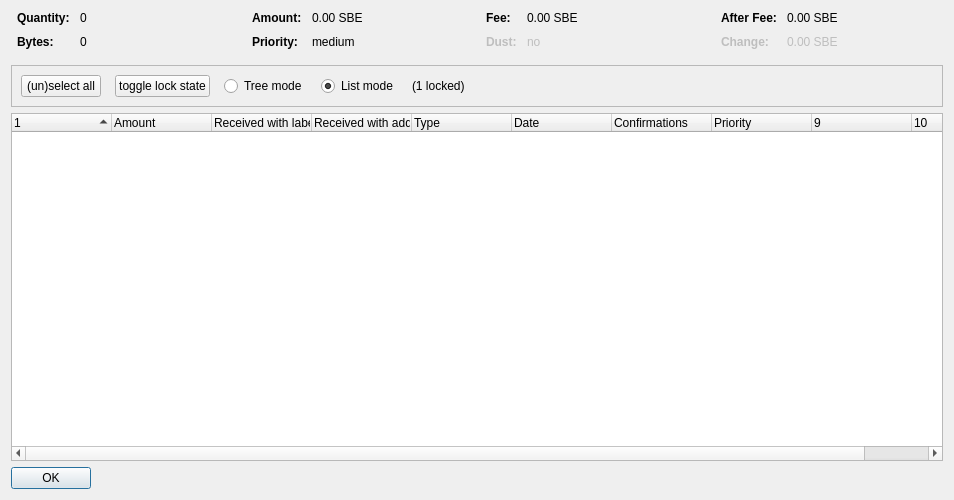
<?xml version="1.0" encoding="UTF-8"?>
<ui version="4.0">
 <class>CoinControlDialog</class>
 <widget class="QDialog" name="CoinControlDialog">
  <property name="geometry">
   <rect>
    <x>0</x>
    <y>0</y>
    <width>954</width>
    <height>500</height>
   </rect>
  </property>
  <property name="windowTitle">
   <string>Coin Selection</string>
  </property>
  <layout class="QVBoxLayout" name="verticalLayout">
   <item>
    <layout class="QHBoxLayout" name="horizontalLayoutTop" stretch="0,0,0,0">
     <property name="topMargin">
      <number>0</number>
     </property>
     <property name="bottomMargin">
      <number>10</number>
     </property>
     <item>
      <layout class="QFormLayout" name="formLayoutCoinControl1">
       <property name="horizontalSpacing">
        <number>10</number>
       </property>
       <property name="verticalSpacing">
        <number>10</number>
       </property>
       <property name="leftMargin">
        <number>6</number>
       </property>
       <property name="rightMargin">
        <number>6</number>
       </property>
       <item row="0" column="0">
        <widget class="QLabel" name="labelCoinControlQuantityText">
         <property name="font">
          <font>
           <weight>75</weight>
           <bold>true</bold>
          </font>
         </property>
         <property name="text">
          <string>Quantity:</string>
         </property>
        </widget>
       </item>
       <item row="0" column="1">
        <widget class="QLabel" name="labelCoinControlQuantity">
         <property name="cursor">
          <cursorShape>IBeamCursor</cursorShape>
         </property>
         <property name="contextMenuPolicy">
          <enum>Qt::ActionsContextMenu</enum>
         </property>
         <property name="text">
          <string notr="true">0</string>
         </property>
         <property name="textInteractionFlags">
          <set>Qt::LinksAccessibleByMouse|Qt::TextSelectableByKeyboard|Qt::TextSelectableByMouse</set>
         </property>
        </widget>
       </item>
       <item row="1" column="0">
        <widget class="QLabel" name="labelCoinControlBytesText">
         <property name="font">
          <font>
           <weight>75</weight>
           <bold>true</bold>
          </font>
         </property>
         <property name="text">
          <string>Bytes:</string>
         </property>
        </widget>
       </item>
       <item row="1" column="1">
        <widget class="QLabel" name="labelCoinControlBytes">
         <property name="cursor">
          <cursorShape>IBeamCursor</cursorShape>
         </property>
         <property name="contextMenuPolicy">
          <enum>Qt::ActionsContextMenu</enum>
         </property>
         <property name="text">
          <string notr="true">0</string>
         </property>
         <property name="textInteractionFlags">
          <set>Qt::LinksAccessibleByMouse|Qt::TextSelectableByKeyboard|Qt::TextSelectableByMouse</set>
         </property>
        </widget>
       </item>
      </layout>
     </item>
     <item>
      <layout class="QFormLayout" name="formLayoutCoinControl2">
       <property name="horizontalSpacing">
        <number>10</number>
       </property>
       <property name="verticalSpacing">
        <number>10</number>
       </property>
       <property name="leftMargin">
        <number>6</number>
       </property>
       <property name="rightMargin">
        <number>6</number>
       </property>
       <item row="0" column="0">
        <widget class="QLabel" name="labelCoinControlAmountText">
         <property name="font">
          <font>
           <weight>75</weight>
           <bold>true</bold>
          </font>
         </property>
         <property name="text">
          <string>Amount:</string>
         </property>
        </widget>
       </item>
       <item row="0" column="1">
        <widget class="QLabel" name="labelCoinControlAmount">
         <property name="cursor">
          <cursorShape>IBeamCursor</cursorShape>
         </property>
         <property name="contextMenuPolicy">
          <enum>Qt::ActionsContextMenu</enum>
         </property>
         <property name="text">
          <string notr="true">0.00 SBE</string>
         </property>
         <property name="textInteractionFlags">
          <set>Qt::LinksAccessibleByMouse|Qt::TextSelectableByKeyboard|Qt::TextSelectableByMouse</set>
         </property>
        </widget>
       </item>
       <item row="1" column="0">
        <widget class="QLabel" name="labelCoinControlPriorityText">
         <property name="font">
          <font>
           <weight>75</weight>
           <bold>true</bold>
          </font>
         </property>
         <property name="text">
          <string>Priority:</string>
         </property>
        </widget>
       </item>
       <item row="1" column="1">
        <widget class="QLabel" name="labelCoinControlPriority">
         <property name="cursor">
          <cursorShape>IBeamCursor</cursorShape>
         </property>
         <property name="contextMenuPolicy">
          <enum>Qt::ActionsContextMenu</enum>
         </property>
         <property name="text">
          <string>medium</string>
         </property>
         <property name="textInteractionFlags">
          <set>Qt::LinksAccessibleByMouse|Qt::TextSelectableByKeyboard|Qt::TextSelectableByMouse</set>
         </property>
        </widget>
       </item>
      </layout>
     </item>
     <item>
      <layout class="QFormLayout" name="formLayoutCoinControl3">
       <property name="horizontalSpacing">
        <number>10</number>
       </property>
       <property name="verticalSpacing">
        <number>10</number>
       </property>
       <property name="leftMargin">
        <number>6</number>
       </property>
       <property name="rightMargin">
        <number>6</number>
       </property>
       <item row="0" column="0">
        <widget class="QLabel" name="labelCoinControlFeeText">
         <property name="font">
          <font>
           <weight>75</weight>
           <bold>true</bold>
          </font>
         </property>
         <property name="text">
          <string>Fee:</string>
         </property>
        </widget>
       </item>
       <item row="0" column="1">
        <widget class="QLabel" name="labelCoinControlFee">
         <property name="cursor">
          <cursorShape>IBeamCursor</cursorShape>
         </property>
         <property name="contextMenuPolicy">
          <enum>Qt::ActionsContextMenu</enum>
         </property>
         <property name="text">
          <string notr="true">0.00 SBE</string>
         </property>
         <property name="textInteractionFlags">
          <set>Qt::LinksAccessibleByMouse|Qt::TextSelectableByKeyboard|Qt::TextSelectableByMouse</set>
         </property>
        </widget>
       </item>
       <item row="1" column="0">
        <widget class="QLabel" name="labelCoinControlLowOutputText">
         <property name="enabled">
          <bool>false</bool>
         </property>
         <property name="font">
          <font>
           <weight>75</weight>
           <bold>true</bold>
          </font>
         </property>
         <property name="text">
          <string>Dust:</string>
         </property>
        </widget>
       </item>
       <item row="1" column="1">
        <widget class="QLabel" name="labelCoinControlLowOutput">
         <property name="enabled">
          <bool>false</bool>
         </property>
         <property name="cursor">
          <cursorShape>IBeamCursor</cursorShape>
         </property>
         <property name="contextMenuPolicy">
          <enum>Qt::ActionsContextMenu</enum>
         </property>
         <property name="text">
          <string>no</string>
         </property>
         <property name="textInteractionFlags">
          <set>Qt::LinksAccessibleByMouse|Qt::TextSelectableByKeyboard|Qt::TextSelectableByMouse</set>
         </property>
        </widget>
       </item>
      </layout>
     </item>
     <item>
      <layout class="QFormLayout" name="formLayoutCoinControl4">
       <property name="horizontalSpacing">
        <number>10</number>
       </property>
       <property name="verticalSpacing">
        <number>10</number>
       </property>
       <property name="leftMargin">
        <number>6</number>
       </property>
       <property name="rightMargin">
        <number>6</number>
       </property>
       <item row="0" column="0">
        <widget class="QLabel" name="labelCoinControlAfterFeeText">
         <property name="font">
          <font>
           <weight>75</weight>
           <bold>true</bold>
          </font>
         </property>
         <property name="text">
          <string>After Fee:</string>
         </property>
        </widget>
       </item>
       <item row="0" column="1">
        <widget class="QLabel" name="labelCoinControlAfterFee">
         <property name="cursor">
          <cursorShape>IBeamCursor</cursorShape>
         </property>
         <property name="contextMenuPolicy">
          <enum>Qt::ActionsContextMenu</enum>
         </property>
         <property name="text">
          <string notr="true">0.00 SBE</string>
         </property>
         <property name="textInteractionFlags">
          <set>Qt::LinksAccessibleByMouse|Qt::TextSelectableByKeyboard|Qt::TextSelectableByMouse</set>
         </property>
        </widget>
       </item>
       <item row="1" column="0">
        <widget class="QLabel" name="labelCoinControlChangeText">
         <property name="enabled">
          <bool>false</bool>
         </property>
         <property name="font">
          <font>
           <weight>75</weight>
           <bold>true</bold>
          </font>
         </property>
         <property name="text">
          <string>Change:</string>
         </property>
        </widget>
       </item>
       <item row="1" column="1">
        <widget class="QLabel" name="labelCoinControlChange">
         <property name="enabled">
          <bool>false</bool>
         </property>
         <property name="cursor">
          <cursorShape>IBeamCursor</cursorShape>
         </property>
         <property name="contextMenuPolicy">
          <enum>Qt::ActionsContextMenu</enum>
         </property>
         <property name="text">
          <string notr="true">0.00 SBE</string>
         </property>
         <property name="textInteractionFlags">
          <set>Qt::LinksAccessibleByMouse|Qt::TextSelectableByKeyboard|Qt::TextSelectableByMouse</set>
         </property>
        </widget>
       </item>
      </layout>
     </item>
    </layout>
   </item>
   <item>
    <widget class="QFrame" name="frame">
     <property name="minimumSize">
      <size>
       <width>0</width>
       <height>40</height>
      </size>
     </property>
     <property name="frameShape">
      <enum>QFrame::StyledPanel</enum>
     </property>
     <property name="frameShadow">
      <enum>QFrame::Sunken</enum>
     </property>
     <layout class="QHBoxLayout" name="horizontalLayout">
      <item>
       <layout class="QHBoxLayout" name="horizontalLayoutPanel" stretch="0,0,0,0,0,0">
        <property name="spacing">
         <number>14</number>
        </property>
        <item>
         <widget class="QPushButton" name="pushButtonSelectAll">
          <property name="sizePolicy">
           <sizepolicy hsizetype="Maximum" vsizetype="Fixed">
            <horstretch>0</horstretch>
            <verstretch>0</verstretch>
           </sizepolicy>
          </property>
          <property name="text">
           <string>(un)select all</string>
          </property>
          <property name="autoDefault">
           <bool>false</bool>
          </property>
         </widget>
        </item>
        <item>
         <widget class="QPushButton" name="pushButtonToggleLock">
          <property name="sizePolicy">
           <sizepolicy hsizetype="Maximum" vsizetype="Fixed">
            <horstretch>0</horstretch>
            <verstretch>0</verstretch>
           </sizepolicy>
          </property>
          <property name="text">
           <string>toggle lock state</string>
          </property>
          <property name="autoDefault">
           <bool>false</bool>
          </property>
         </widget>
        </item>
        <item>
         <widget class="QRadioButton" name="radioTreeMode">
          <property name="sizePolicy">
           <sizepolicy hsizetype="Maximum" vsizetype="Fixed">
            <horstretch>0</horstretch>
            <verstretch>0</verstretch>
           </sizepolicy>
          </property>
          <property name="text">
           <string>Tree mode</string>
          </property>
         </widget>
        </item>
        <item>
         <widget class="QRadioButton" name="radioListMode">
          <property name="sizePolicy">
           <sizepolicy hsizetype="Maximum" vsizetype="Fixed">
            <horstretch>0</horstretch>
            <verstretch>0</verstretch>
           </sizepolicy>
          </property>
          <property name="text">
           <string>List mode</string>
          </property>
          <property name="checked">
           <bool>true</bool>
          </property>
         </widget>
        </item>
        <item>
         <widget class="QLabel" name="labelLocked">
          <property name="text">
           <string>(1 locked)</string>
          </property>
         </widget>
        </item>
        <item>
         <spacer name="horizontalSpacer">
          <property name="orientation">
           <enum>Qt::Horizontal</enum>
          </property>
          <property name="sizeHint" stdset="0">
           <size>
            <width>40</width>
            <height>20</height>
           </size>
          </property>
         </spacer>
        </item>
       </layout>
      </item>
     </layout>
    </widget>
   </item>
   <item>
    <widget class="CoinControlTreeWidget" name="treeWidget">
     <property name="contextMenuPolicy">
      <enum>Qt::CustomContextMenu</enum>
     </property>
     <property name="sortingEnabled">
      <bool>false</bool>
     </property>
     <property name="columnCount">
      <number>10</number>
     </property>
     <attribute name="headerShowSortIndicator" stdset="0">
      <bool>true</bool>
     </attribute>
     <attribute name="headerStretchLastSection">
      <bool>false</bool>
     </attribute>
     <column>
      <property name="text">
       <string/>
      </property>
     </column>
     <column>
      <property name="text">
       <string>Amount</string>
      </property>
     </column>
     <column>
      <property name="text">
       <string>Received with label</string>
      </property>
     </column>
     <column>
      <property name="text">
       <string>Received with address</string>
      </property>
     </column>
     <column>
      <property name="text">
       <string>Type</string>
      </property>
     </column>
     <column>
      <property name="text">
       <string>Date</string>
      </property>
     </column>
     <column>
      <property name="text">
       <string>Confirmations</string>
      </property>
      <property name="toolTip">
       <string>Confirmed</string>
      </property>
     </column>
     <column>
      <property name="text">
       <string>Priority</string>
      </property>
     </column>
     <column>
      <property name="text">
       <string/>
      </property>
     </column>
     <column>
      <property name="text">
       <string/>
      </property>
     </column>
    </widget>
   </item>
   <item>
    <widget class="QDialogButtonBox" name="buttonBox">
     <property name="sizePolicy">
      <sizepolicy hsizetype="Maximum" vsizetype="Fixed">
       <horstretch>0</horstretch>
       <verstretch>0</verstretch>
      </sizepolicy>
     </property>
     <property name="orientation">
      <enum>Qt::Horizontal</enum>
     </property>
     <property name="standardButtons">
      <set>QDialogButtonBox::Ok</set>
     </property>
    </widget>
   </item>
  </layout>
 </widget>
 <customwidgets>
  <customwidget>
   <class>CoinControlTreeWidget</class>
   <extends>QTreeWidget</extends>
   <header>coincontroltreewidget.h</header>
  </customwidget>
 </customwidgets>
 <resources/>
 <connections/>
</ui>
